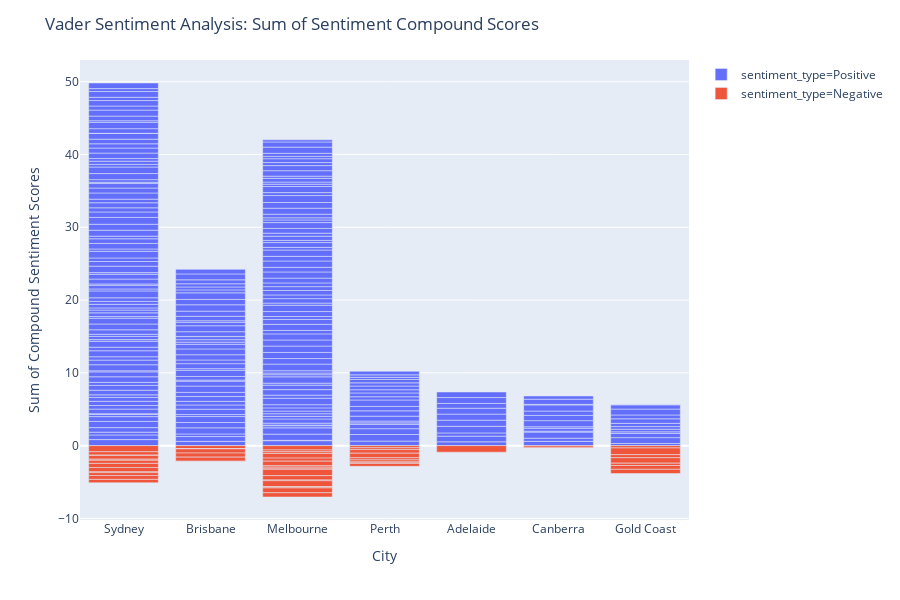

Write notebook code for a chart like this one.
### Code cell
import plotly.express as px
city_senti = city_df[city_df.sentiment_type.isin(['Positive','Negative'])]
fig = px.bar(city_senti, x="place_name", y="sentiment_compound_polarity", color='sentiment_type')
fig.update_xaxes(title='City')
fig.update_yaxes(title='Sum of Compound Sentiment Scores')
fig.update_layout(title_text="Vader Sentiment Analysis: Sum of Sentiment Compound Scores")
fig.show()

### Figure 1 — Plotly figure (JSON) as saved in the notebook; plotly's stock layout.template omitted (floating-point values rounded to 4 significant figures; data arrays with more than 128 entries replaced by an {"elided": "..."} marker saying what was removed)
{"data": [{"alignmentgroup": "True", "hoverlabel": {"namelength": 0}, "hovertemplate": "sentiment_type=Positive<br>place_name=%{x}<br>sentiment_compound_polarity=%{y}", "legendgroup": "sentiment_type=Positive", "marker": {"color": "#636efa"}, "name": "sentiment_type=Positive", "offsetgroup": "sentiment_type=Positive", "orientation": "v", "showlegend": true, "textposition": "auto", "type": "bar", "x": {"elided": "257 str values"}, "xaxis": "x", "y": {"elided": "257 float values"}, "yaxis": "y"}, {"alignmentgroup": "True", "hoverlabel": {"namelength": 0}, "hovertemplate": "sentiment_type=Negative<br>place_name=%{x}<br>sentiment_compound_polarity=%{y}", "legendgroup": "sentiment_type=Negative", "marker": {"color": "#EF553B"}, "name": "sentiment_type=Negative", "offsetgroup": "sentiment_type=Negative", "orientation": "v", "showlegend": true, "textposition": "auto", "type": "bar", "x": ["Sydney", "Sydney", "Sydney", "Sydney", "Sydney", "Sydney", "Sydney", "Sydney", "Sydney", "Sydney", "Sydney", "Sydney", "Brisbane", "Brisbane", "Brisbane", "Brisbane", "Brisbane", "Brisbane", "Melbourne", "Melbourne", "Melbourne", "Melbourne", "Melbourne", "Melbourne", "Melbourne", "Melbourne", "Melbourne", "Melbourne", "Melbourne", "Melbourne", "Melbourne", "Melbourne", "Melbourne", "Melbourne", "Melbourne", "Perth", "Perth", "Perth", "Perth", "Perth", "Perth", "Perth", "Perth", "Perth", "Adelaide", "Canberra", "Canberra", "Gold Coast", "Gold Coast", "Gold Coast", "Gold Coast", "Gold Coast", "Gold Coast", "Gold Coast"], "xaxis": "x", "y": [-0.8442, -0.4588, -0.0516, -0.5106, -0.1531, -0.4215, -0.5719, -0.5859, -0.1098, -0.4019, -0.5267, -0.4585, -0.4215, -0.0258, -0.5719, -0.5609, -0.5574, -0.0516, -0.5994, -0.25, -0.2263, -0.6369, -0.4215, -0.6319, -0.2023, -0.2411, -0.0516, -0.8625, -0.5994, -0.1027, -0.8316, -0.0258, -0.128, -0.6597, -0.5859, -0.296, -0.25, -0.4939, -0.6249, -0.296, -0.296, -0.031, -0.1531, -0.4019, -0.9022, -0.2263, -0.1027, -0.3182, -0.9217, -0.4215, -0.7506, -0.3182, -0.5267, -0.5719], "yaxis": "y"}], "layout": {"barmode": "relative", "height": 600, "legend": {"tracegroupgap": 0}, "margin": {"t": 60}, "title": {"text": "Vader Sentiment Analysis: Sum of Sentiment Compound Scores"}, "xaxis": {"anchor": "y", "domain": [0, 1], "title": {"text": "City"}}, "yaxis": {"anchor": "x", "domain": [0, 1], "title": {"text": "Sum of Compound Sentiment Scores"}}}}
